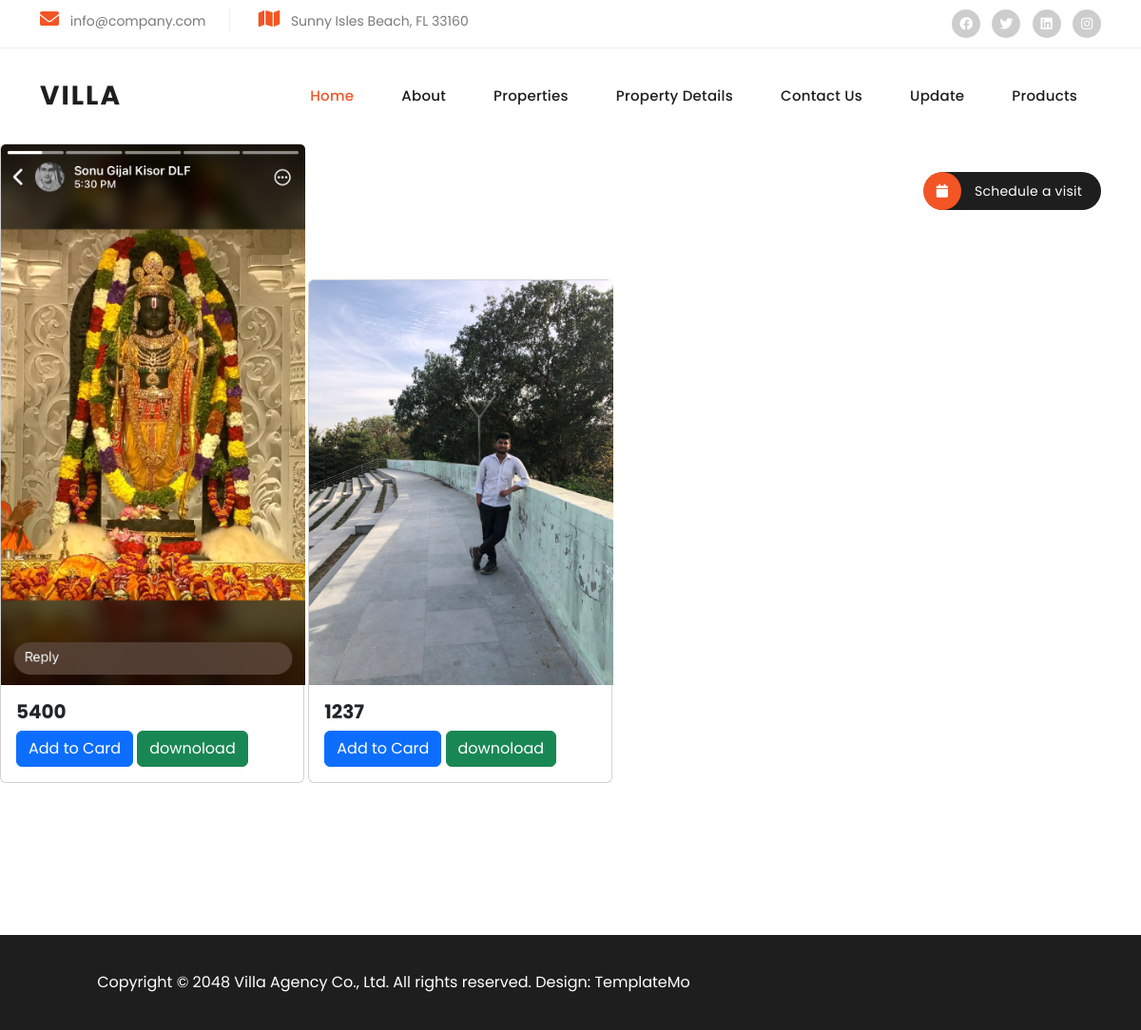
The app's page /webapp/products/ with its own data.
### WebApp/models.py (models this page shows)
class product(models.Model):
    prod_img=models.ImageField(upload_to="procucts_images/")
    desxription=models.TextField(max_length=160)
    price=models.CharField(max_length=6)

### WebApp/views.py (the view)
# urls.py: path('products/',products,name='products'),
def products(request):
    products=product.objects.all()
    return render (request,'products.html',{'products':products})

### WebApp/templates/products.html (shortened to what this page needs)
{% include 'header.html' %}
    {% for i in products %}
        <div class="card d-inline-flex " style="width: 20rem; margin-bottom: 10px;">
         <img src="{{i.prod_img.url}}" class="card-img-top" style="width: 20rem; height: 150rempx;" alt="...">
            <div class="card-body">
                <h5 class="card-title">{{i.price}}</h5>
                <a href="#" class="btn btn-primary">Add to Card</a>
                <a href="{% url 'download' i.id %}" class="btn btn-success">downoload</a>
            </div>
        </div>
    {% endfor %}
{% include 'footer.html' %}

### WebApp/templates/header.html (shortened to what this page needs)
<!DOCTYPE html>
<html lang="en">
  <head>
     <link rel="stylesheet" href="/static/css/main.css"/>
    <link href="/static/bootstrap/css/bootstrap.min.css" rel="stylesheet">
    <link rel="stylesheet" href="/static/css/fontawesome.css">
    <link rel="stylesheet" href="/static/css/templatemo-villa-agency.css">
    <link rel="stylesheet" href="/static/css/owl.css">
    <link rel="stylesheet" href="/static/css/animate.css">
    <link rel="stylesheet"href="https://unpkg.com/swiper@7/swiper-bundle.min.css"/>
  </head>
<body>
  <div class="sub-header">
    <div class="container">
      <div class="row">
        <div class="col-lg-8 col-md-8">
          <ul class="info">
            <li><i class="fa fa-envelope"></i> info@company.com</li>
            <li><i class="fa fa-map"></i> Sunny Isles Beach, FL 33160</li>
          </ul>
        </div>
        <div class="col-lg-4 col-md-4">
          <ul class="social-links">
            <li><a href="#"><i class="fab fa-facebook"></i></a></li>
            <li><a href="https://x.com/minthu" target="_blank"><i class="fab fa-twitter"></i></a></li>
            <li><a href="#"><i class="fab fa-linkedin"></i></a></li>
            <li><a href="#"><i class="fab fa-instagram"></i></a></li>
          </ul>
        </div>
      </div>
    </div>
  </div>
  <header class="header-area header-sticky">
    <div class="container">
        <div class="row">
            <div class="col-12">
                <nav class="main-nav">
                    <a href="index.html" class="logo">
                        <h1>Villa</h1>
                    </a>
                    <ul class="nav">
                      <li><a href="{% url 'home' %}" class="active">Home</a></li>
                      <li><a href="{% url 'about' %}">About</a></li>
                      <li><a href="{% url 'properties' %}">Properties</a></li>
                      <li><a href="{% url 'property' %}">Property Details</a></li>
                      <li><a href="{% url 'contact' %}">Contact Us</a></li>
                      <li><a href="{% url 'upload_products' %}">Update</a></li>
                      <li><a href="{% url 'products' %}">Products</a></li>
                      <li><a href="#"><i class="fa fa-calendar"></i> Schedule a visit</a></li>
                  </ul>
                </nav>
            </div>
        </div>
    </div>
  </header>

### WebApp/templates/footer.html (shortened to what this page needs)
<footer>
    <div class="container">
      <div class="col-lg-8">
        <p>Copyright © 2048 Villa Agency Co., Ltd. All rights reserved.
        Design: <a rel="nofollow" href="https://templatemo.com" target="_blank">TemplateMo</a></p>
      </div>
    </div>
</footer>
  </body>
</html>

### WebApp/static/css/main.css (style rules this page uses)
img { height: 60%; width: 40%; }

### WebApp/static/css/templatemo-villa-agency.css (style rules this page uses)
html, body, div, span, applet, object, iframe, h1, h2, h3, h4, h5, h6, p, blockquote, div pre, a, abbr, acronym, address, big, cite, code, del, dfn, em, font, img, ins, kbd, q, s, samp, small, strike, strong, sub, sup, tt, var, b, u, i, center, dl, dt, dd, ol, ul, li, figure, header, nav, section, article, aside, footer, figcaption { margin: 0; padding: 0; border: 0; outline: 0; }
ul, li { padding: 0; margin: 0; list-style: none; }
header, nav, section, article, aside, footer, hgroup { display: block; }
* { box-sizing: border-box; }
html, body { font-family: 'Poppins', sans-serif; -ms-text-size-adjust: 100%; -webkit-font-smoothing: antialiased; -moz-osx-font-smoothing: grayscale; }
a { text-decoration: none !important; }
h1, h2, h3, h4, h5, h6 { color: #1e1e1e; margin-top: 0px; margin-bottom: 0px; font-weight: 700; }
ul { margin-bottom: 0px; }
p { font-size: 14px; line-height: 28px; color: #4a4a4a; }
img { width: 100%; overflow: hidden; }
html, body { font-family: 'Poppins', sans-serif; }
.sub-header { background-color: #fff; padding: 10px 0px; border-bottom: 1px solid #eee; }
.sub-header ul li { display: inline-block; }
.sub-header ul.social-links { text-align: right; }
.sub-header ul.social-links li { margin-left: 8px; }
.sub-header ul.social-links li a { display: inline-block; width: 30px; height: 30px; background-color: #cdcdcd; border-radius: 50%; text-align: center; line-height: 30px; color: #fff; font-size: 14px; transition: all .3s; }
.sub-header ul.info li { font-size: 14px; color: #7a7a7a; border-right: 1px solid #eee; margin-right: 25px; padding-right: 25px; }
.sub-header ul.info li:last-child { margin-right: 0px; padding-right: 0px; border-right: none; }
.sub-header ul.info li i { font-size: 20px; color: #f35525; margin-right: 8px; }
.header-area { position: relative; background-color: #fff; height: 100px; z-index: 100; -webkit-transition: all .5s ease 0s; -moz-transition: all .5s ease 0s; -o-transition: all .5s ease 0s; transition: all .5s ease 0s; }
.header-area .main-nav { background: transparent; display: flex; }
.header-area .main-nav .logo { -webkit-transition: all 0.3s ease 0s; -moz-transition: all 0.3s ease 0s; -o-transition: all 0.3s ease 0s; transition: all 0.3s ease 0s; display: inline-block; }
.header-area .main-nav .logo h1 { line-height: 100px; font-size: 28px; text-transform: uppercase; color: #1e1e1e; font-weight: 700; letter-spacing: 2px; }
.header-area .main-nav ul.nav { flex-basis: 100%; margin-top: 30px; justify-content: right; -webkit-transition: all 0.3s ease 0s; -moz-transition: all 0.3s ease 0s; -o-transition: all 0.3s ease 0s; transition: all 0.3s ease 0s; position: relative; z-index: 999; }
.header-area .main-nav .nav li:last-child { padding-right: 0px; }
.header-area .main-nav .nav li { padding-left: 10px; padding-right: 10px; height: 100px; line-height: 100px; }
.header-area .main-nav .nav li a { display: block; padding-left: 20px; padding-right: 20px; font-weight: 500; font-size: 15px; height: 40px; line-height: 40px; text-transform: capitalize; color: #1e1e1e; -webkit-transition: all 0.4s ease 0s; -moz-transition: all 0.4s ease 0s; -o-transition: all 0.4s ease 0s; transition: all 0.4s ease 0s; border: transparent; letter-spacing: .25px; }
.header-area .main-nav .nav li:last-child a { background-color: #1e1e1e; color: #fff; font-size: 14px; font-weight: 400; text-transform: none; border-radius: 20px; padding-left: 0px; }
.header-area .main-nav .nav li:last-child a i { background-color: #f35525; display: inline-block; width: 40px; height: 40px; text-align: center; line-height: 40px; margin-right: 10px; border-radius: 50%; margin-left: -1px; }
.header-area .main-nav .nav li a.active { color: #f35525; }
@media (max-width: 1200px) { .header-area .main-nav .nav li { padding-left: 5px; padding-right: 5px; } }
footer { margin-top: 150px; background-color: #1e1e1e; min-height: 100px; }
footer p { text-align: center; line-height: 100px; color: #fff; font-size: 16px; font-weight: 400; }
footer p a { color: #fff; transition: all .3s; position: relative; z-index: 3; }
body { overflow-x: hidden; }

### records on screen
product: prod_img (picture), price "5400"
product: prod_img (picture), price "1237"
